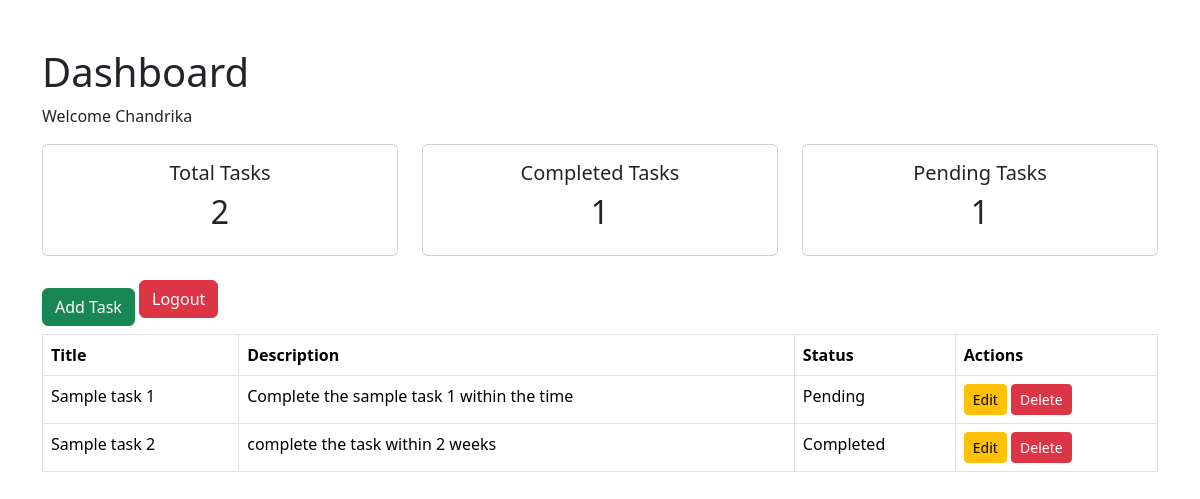
The app's page /dashboard (signed in) with its own data.
### tables this page shows
CREATE TABLE tasks (
    id INTEGER PRIMARY KEY AUTOINCREMENT,
    user_id INTEGER,
    title TEXT,
    description TEXT,
    status TEXT,
    created_at TIMESTAMP DEFAULT CURRENT_TIMESTAMP
);

### app.py (the view)
@app.route('/dashboard')
def dashboard():
    if 'user_id' not in session:
        return redirect('/login')
    conn = sqlite3.connect('database.db')
    cursor = conn.cursor()
    cursor.execute(
        """
        SELECT * FROM tasks
        WHERE user_id=?
        """,
        (session['user_id'],)
    )
    tasks = cursor.fetchall()
    conn.close()
    total_tasks = len(tasks)
    completed_tasks = len(
        [task for task in tasks if task[4] == 'Completed']
    )
    pending_tasks = len(
        [task for task in tasks if task[4] == 'Pending']
    )
    return render_template(
        'dashboard.html',
        tasks=tasks,
        total_tasks=total_tasks,
        completed_tasks=completed_tasks,
        pending_tasks=pending_tasks
    )

### templates/dashboard.html (shortened to what this page needs)
<!DOCTYPE html>
<html>
<head>
    <link href="https://cdn.jsdelivr.net/npm/bootstrap@5.3.3/dist/css/bootstrap.min.css" rel="stylesheet">
</head>
<body>
<div class="container mt-5">
    <h1>Dashboard</h1>
<p>Welcome {{ session['username'] }}</p>
<div class="row mb-4">
    <div class="col-md-4">
        <div class="card text-center">
            <div class="card-body">
                <h5>Total Tasks</h5>
                <h2>{{ total_tasks }}</h2>
            </div>
        </div>
    </div>
    <div class="col-md-4">
        <div class="card text-center">
            <div class="card-body">
                <h5>Completed Tasks</h5>
                <h2>{{ completed_tasks }}</h2>
            </div>
        </div>
    </div>
    <div class="col-md-4">
        <div class="card text-center">
            <div class="card-body">
                <h5>Pending Tasks</h5>
                <h2>{{ pending_tasks }}</h2>
            </div>
        </div>
    </div>
</div>
<a href="/add_task" class="btn btn-success">
    Add Task
</a>
    <a href="/logout" class="btn btn-danger mb-3">
        Logout
    </a>
    <table class="table table-bordered">
    <thead>
        <tr>
            <th>Title</th>
            <th>Description</th>
            <th>Status</th>
            <th>Actions</th>
        </tr>
    </thead>
    <tbody>
    {% for task in tasks %}
    <tr>
        <td>{{ task[2] }}</td>
        <td>{{ task[3] }}</td>
        <td>{{ task[4] }}</td>
        <td>
    <a href="/edit_task/{{ task[0] }}"
       class="btn btn-warning btn-sm">
       Edit
    </a>
    <a href="/delete_task/{{ task[0] }}"
       class="btn btn-danger btn-sm">
       Delete
    </a>
</td>
    </tr>
    {% endfor %}
    </tbody>
</table>
</div>
</body>
</html>

### records on screen
tasks: title "Sample task 1", description "Complete the sample task 1 within the time", status "Pending"
tasks: title "Sample task 2", description "complete the task within 2 weeks", status "Completed"

### other values on screen
{{ session['username'] }} "Chandrika"
{{ total_tasks }} "2"
{{ completed_tasks }} "1"
{{ pending_tasks }} "1"
